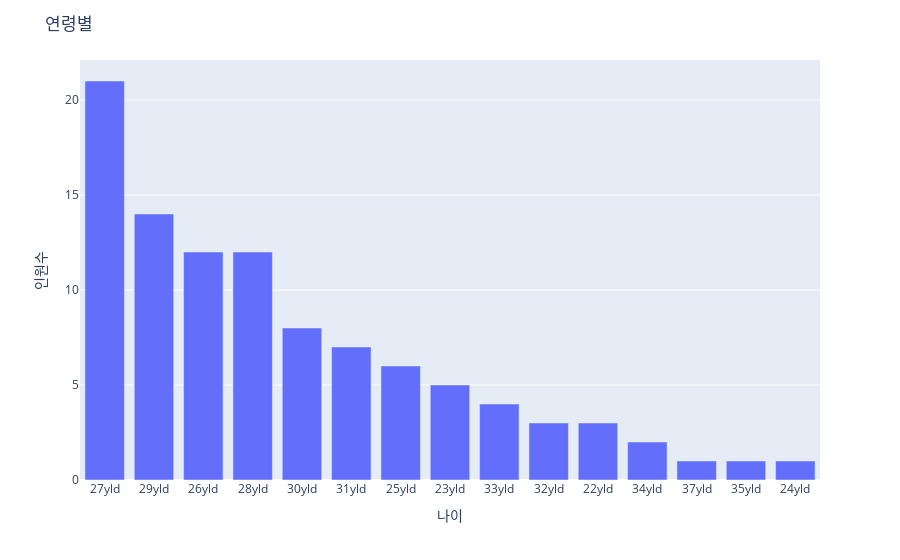

The cell this chart's notebook holds for it:
### Code cell
fig = px.bar(age_count, x=X, y=age_count[0].values)
fig.update_layout(title_text = '연령별', xaxis_title = '나이',yaxis_title = '인원수')
fig.show()

### Figure 1 — Plotly figure (JSON) as saved in the notebook; plotly's stock layout.template omitted (floating-point values rounded to 4 significant figures)
{"data": [{"alignmentgroup": "True", "hovertemplate": "x=%{x}<br>y=%{y}<extra></extra>", "legendgroup": "", "marker": {"color": "#636efa", "pattern": {"shape": ""}}, "name": "", "offsetgroup": "", "orientation": "v", "showlegend": false, "textposition": "auto", "type": "bar", "x": ["27yld", "29yld", "26yld", "28yld", "30yld", "31yld", "25yld", "23yld", "33yld", "32yld", "22yld", "34yld", "37yld", "35yld", "24yld"], "xaxis": "x", "y": [21, 14, 12, 12, 8, 7, 6, 5, 4, 3, 3, 2, 1, 1, 1], "yaxis": "y"}], "layout": {"barmode": "relative", "legend": {"tracegroupgap": 0}, "margin": {"t": 60}, "title": {"text": "연령별"}, "xaxis": {"anchor": "y", "domain": [0, 1], "title": {"text": "나이"}}, "yaxis": {"anchor": "x", "domain": [0, 1], "title": {"text": "인원수"}}}}
